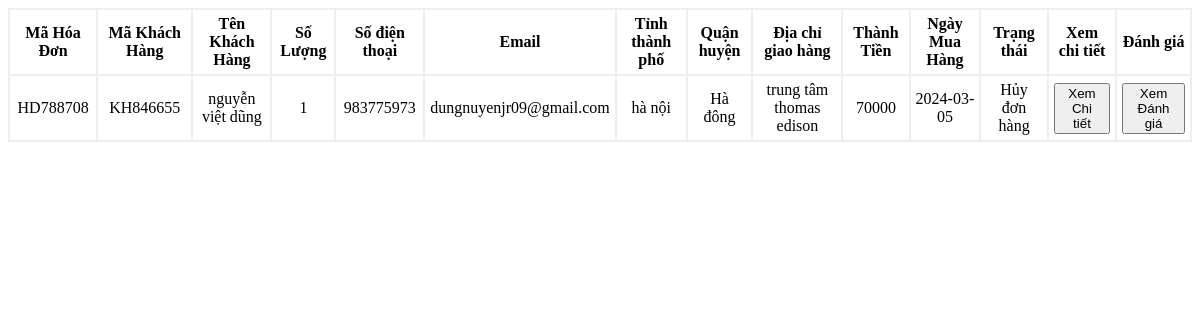
The page /lichsudonhangbihuy.php on the database its author committed.
### tables this page shows
CREATE TABLE `canceledgoods` (
  `ma_hoadon` varchar(100) NOT NULL,
  `ma_khachhang` varchar(100) NOT NULL,
  `tenkhachhang` varchar(100) NOT NULL,
  `masp` varchar(100) NOT NULL,
  `tensp` varchar(100) NOT NULL,
  `soluong` int(11) NOT NULL,
  `phone` int(11) NOT NULL,
  `email` varchar(200) NOT NULL,
  `tinhthanhpho` varchar(200) NOT NULL,
  `quanhuyen` varchar(200) NOT NULL,
  `diachigiaohang` varchar(200) NOT NULL,
  `giaxuat` int(11) NOT NULL,
  `createdate` date NOT NULL,
  `trangthai` varchar(100) NOT NULL
);

### lichsudonhangbihuy.php (the view, shortened to what this page needs)
<?php
require_once 'connect.php';
$sql = "SELECT * FROM canceledgoods";
$result = $conn->query($sql);
if ($result->num_rows > 0) {
    echo "<table>
	<tr>
			<th>Mã Hóa Đơn</th>
            <th>Mã Khách Hàng</th>
            <th>Tên Khách Hàng</th>
            <th>Số Lượng</th>
            <th>Số điện thoại</th>
            <th>Email</th>
            <th>Tỉnh thành phố</th>
            <th>Quận huyện</th>
            <th>Địa chỉ giao hàng</th>
            <th>Thành Tiền</th>
            <th>Ngày Mua Hàng</th>
            <th>Trạng thái </th>
            <th>Xem chi tiết</th>
            <th>Đánh giá</th>
	</tr>";
    while($row = $result->fetch_assoc()) {
        echo "<tr>
		 <td>".$row["ma_hoadon"]."</td>
            <td>".$row["ma_khachhang"]."</td>
            <td>".$row["tenkhachhang"]."</td>
            <td>".$row["soluong"]."</td>
            <td>".$row["phone"]."</td>
            <td>".$row["email"]."</td>
            <td>".$row["tinhthanhpho"]."</td>
            <td>".$row["quanhuyen"]."</td>
            <td>".$row["diachigiaohang"]."</td>
            <td>".$row["giaxuat"]."</td>
            <td>".$row["createdate"]."</td>
            <td>".$row["trangthai"]."</td>
		<td><a href='chitietxemhanghuycuaquantri.php?ma_hoadon=".$row["ma_hoadon"]."'><button>Xem Chi tiết</button></a></td>
            <td><a href='danhgia.php?ma_hoadon=".$row["ma_hoadon"]."'><button>Xem Đánh giá</button></a></td>
		</tr>";
    }
    echo "</table>";
} else {
    echo "0 results";
}
?>

### lichsudonhangbihuy.php (style rules this page uses)
table { width: 100%; border-collapse: collapse; margin: 0 auto; display: block; overflow-x: auto; }
th, td { border: 2px solid #EEE; padding: 5px; text-align: center; }

### rows shown on the page
canceledgoods: ma_hoadon "HD788708", ma_khachhang "KH846655", tenkhachhang "nguyễn việt dũng", soluong "1", phone "983775973", email "dungnuyenjr09@gmail.com", tinhthanhpho "hà nội", quanhuyen "Hà đông", diachigiaohang "trung tâm thomas edison", giaxuat "70000", createdate "2024-03-05", trangthai "Hủy đơn hàng"
